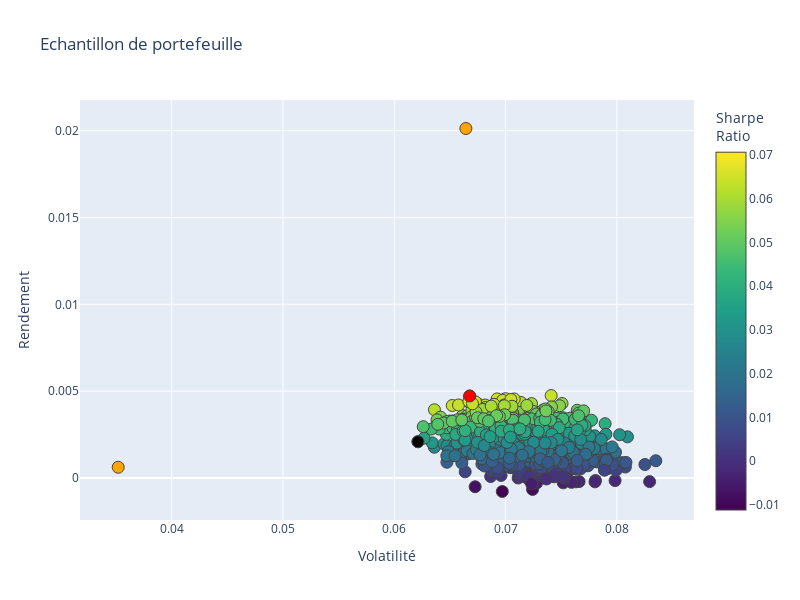

This figure's notebook cell:
### Code cell
## Le point orange en haut
Portefeuilles = go.Scatter(x = risq, y = R_esp, mode = "markers", marker = dict(size=12,
        color = SR, colorscale = "Viridis", showscale = True, line_width = 1, colorbar = dict(title = "Sharpe<br>Ratio")
        ), text = "portefeuille")

Minimum_Volatilite = go.Scatter(x = np.array(risq[minIndex]), y = np.array(R_esp[minIndex]), mode = "markers",
                                marker = dict(color = "black", size=12, line_width = 1), text = "Risque minimum" )

Maximum_SharpeRatio = go.Scatter(x = np.array(risq[maxIndex]), y = np.array(R_esp[maxIndex]), mode = "markers",
                                marker = dict(color = "red", size = 12, line_width = 1), text = "Maximal Sharpe Ratio" )

MinVol_Portefeuille = go.Scatter(x = np.array(MinVolRisk), y = np.array(MinVolRend), mode = "markers",
                                marker = dict(color = "orange", size = 12, line_width = 1), text = "Le minimum volatilitéPortefeuille" )

Optimum_Portefeuille = go.Scatter(x = np.array(OptimumRisk), y = np.array(OptimumRend), mode = "markers",
                                marker = dict(color = "orange", size = 12, line_width = 1), text = "L'optimum Portefeuille" )
                                
data = [Portefeuilles, Minimum_Volatilite, Maximum_SharpeRatio, MinVol_Portefeuille, Optimum_Portefeuille]

layout = go.Layout(title = "Echantillon de portefeuille", yaxis = dict(title = "Rendement"), xaxis = dict(title = "Volatilité"),
                    width = 800, height = 600, showlegend = False)

fig = go.Figure(data = data, layout = layout)

fig.show()

### Figure 1 — Plotly figure (JSON) as saved in the notebook; plotly's stock layout.template omitted (floating-point values rounded to 4 significant figures; data arrays with more than 128 entries replaced by an {"elided": "..."} marker saying what was removed)
{"data": [{"marker": {"color": {"elided": "1500 float values"}, "colorbar": {"title": {"text": "Sharpe<br>Ratio"}}, "colorscale": [[0, "#440154"], [0.1111, "#482878"], [0.2222, "#3e4989"], [0.3333, "#31688e"], [0.4444, "#26828e"], [0.5556, "#1f9e89"], [0.6667, "#35b779"], [0.7778, "#6ece58"], [0.8889, "#b5de2b"], [1, "#fde725"]], "line": {"width": 1}, "showscale": true, "size": 12}, "mode": "markers", "text": "portefeuille", "type": "scatter", "x": {"elided": "1500 float values"}, "y": {"elided": "1500 float values"}}, {"marker": {"color": "black", "line": {"width": 1}, "size": 12}, "mode": "markers", "text": "Risque minimum", "type": "scatter", "x": [0.06213], "y": [0.002088]}, {"marker": {"color": "red", "line": {"width": 1}, "size": 12}, "mode": "markers", "text": "Maximal Sharpe Ratio", "type": "scatter", "x": [0.06678], "y": [0.004719]}, {"marker": {"color": "orange", "line": {"width": 1}, "size": 12}, "mode": "markers", "text": "Le minimum volatilitéPortefeuille", "type": "scatter", "x": [0.0352], "y": [0.0006184]}, {"marker": {"color": "orange", "line": {"width": 1}, "size": 12}, "mode": "markers", "text": "L'optimum Portefeuille", "type": "scatter", "x": [0.06644], "y": [0.02012]}], "layout": {"height": 600, "showlegend": false, "title": {"text": "Echantillon de portefeuille"}, "width": 800, "xaxis": {"title": {"text": "Volatilité"}}, "yaxis": {"title": {"text": "Rendement"}}}}
